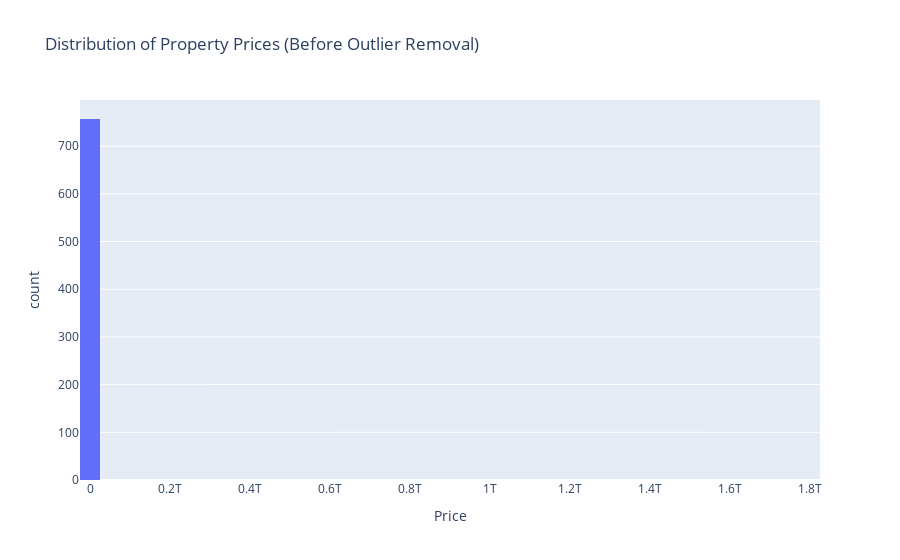

Write notebook code for a chart like this one.
### Code cell
# Plot price distribution before removing outliers
px.histogram(data1, x='Price', nbins=50, title='Distribution of Property Prices (Before Outlier Removal)')

### Figure 1 — Plotly figure (JSON) as saved in the notebook; plotly's stock layout.template omitted (floating-point values rounded to 4 significant figures; data arrays with more than 128 entries replaced by an {"elided": "..."} marker saying what was removed)
{"data": [{"alignmentgroup": "True", "bingroup": "x", "hovertemplate": "Price=%{x}<br>count=%{y}<extra></extra>", "legendgroup": "", "marker": {"color": "#636efa", "pattern": {"shape": ""}}, "name": "", "nbinsx": 50, "offsetgroup": "", "orientation": "v", "showlegend": false, "type": "histogram", "x": {"elided": "759 float values"}, "xaxis": "x", "yaxis": "y"}], "layout": {"barmode": "relative", "legend": {"tracegroupgap": 0}, "title": {"text": "Distribution of Property Prices (Before Outlier Removal)"}, "xaxis": {"anchor": "y", "domain": [0, 1], "title": {"text": "Price"}}, "yaxis": {"anchor": "x", "domain": [0, 1], "title": {"text": "count"}}}}
